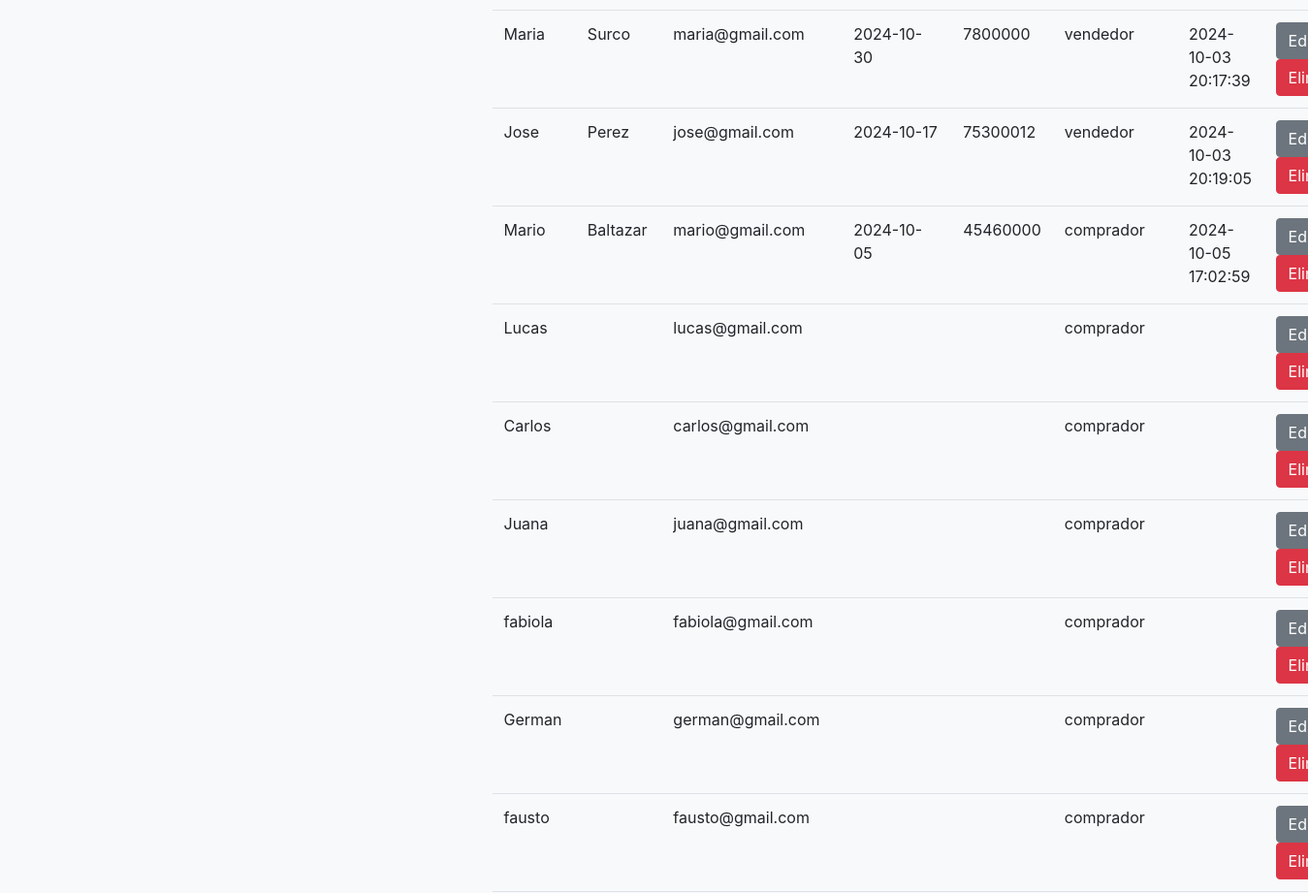
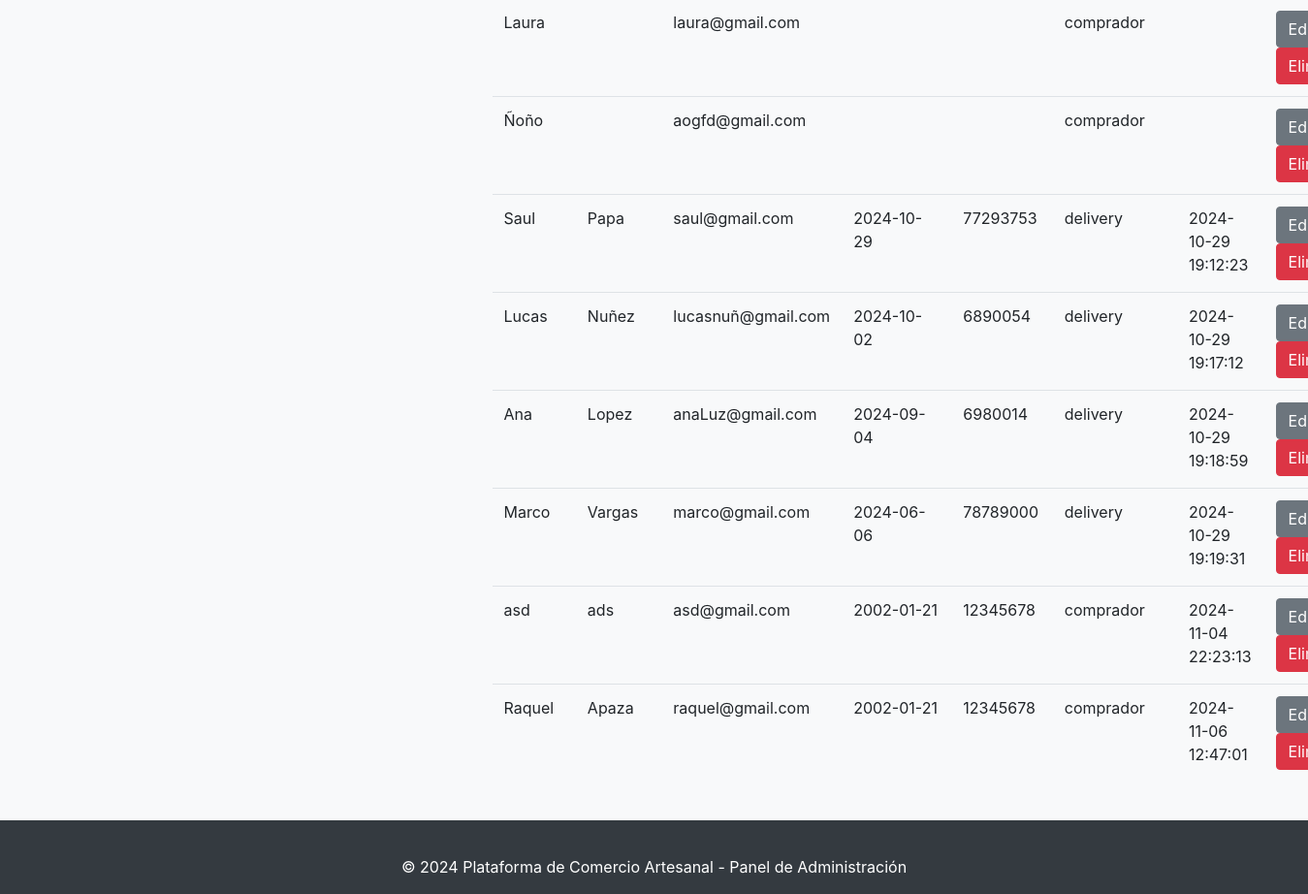
/Dashboard/Funciones_db/Crud_administrador/usuarios/index.php (lower part), run on an earlier commit of the app's database (2 pictures, top to bottom).
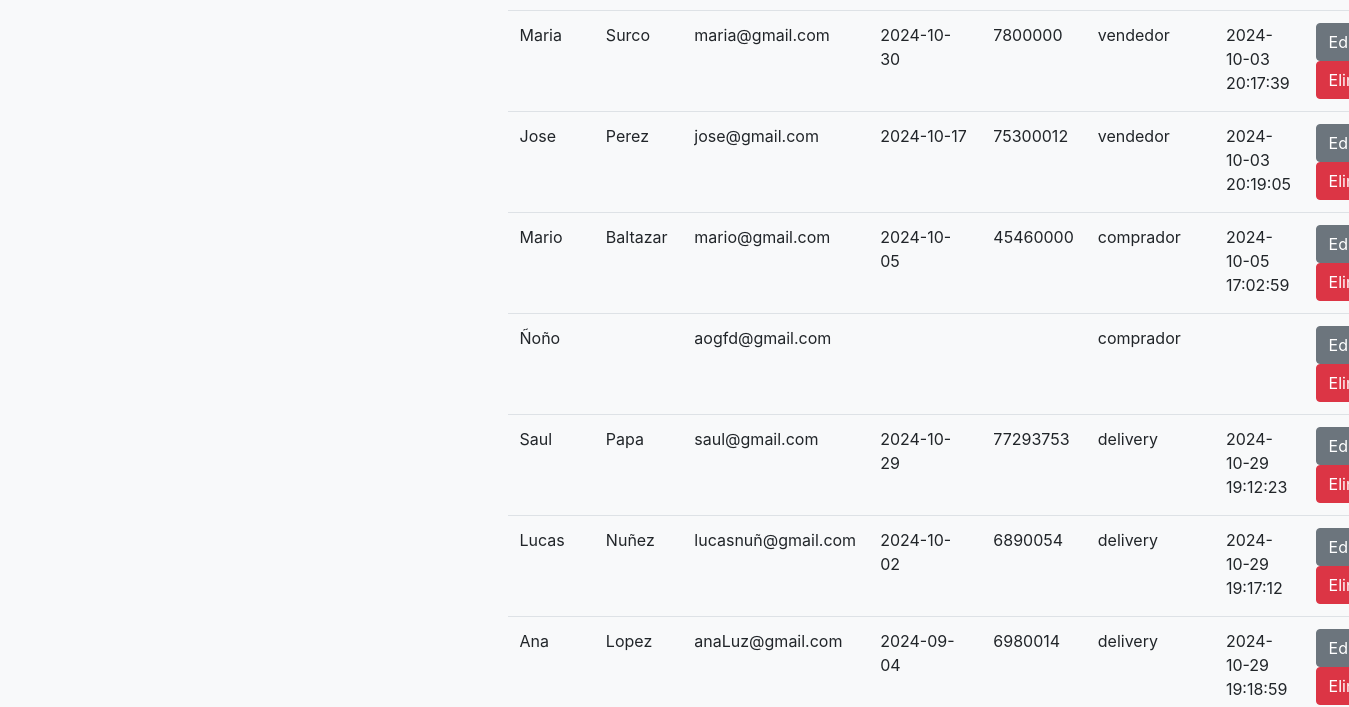
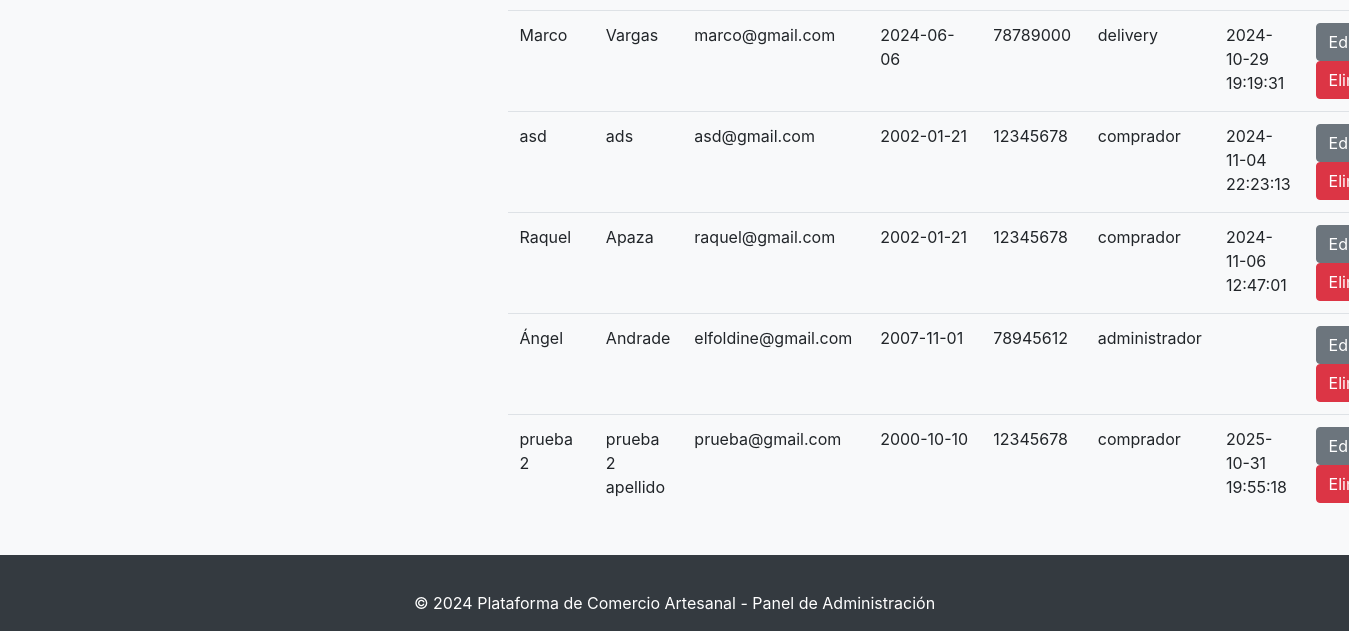
And on a later commit of the database (2 pictures, top to bottom).
### tables this page shows
CREATE TABLE `usuario` (
  `id_usuario` int(11) NOT NULL,
  `nombre` varchar(50) NOT NULL,
  `apellido` varchar(50) NOT NULL,
  `correo` varchar(100) NOT NULL,
  `contraseña` varchar(255) NOT NULL,
  `fecha_naci` date DEFAULT NULL,
  `telefono` varchar(20) DEFAULT NULL,
  `fecha_registro` datetime DEFAULT NULL,
  `estado` enum('Activo','Inactivo','Suspendido','Pendiente') NOT NULL DEFAULT 'Activo',
  `rol` enum('comprador','vendedor','delivery','administrador') NOT NULL
);

### Dashboard/Funciones_db/Crud_administrador/usuarios/index.php (the view, shortened to what this page needs)
<?php include('../includes/db.php'); ?>
<?php include('../includes/header.php'); ?>
<main class="container p-4">
    <div class="row">
        <div class="col-md-4">
        </div>
        <div class="col-md-8">
            <table class="table table-border">
                <tbody>
                    <?php
                    $query = "SELECT u.*, c.nombre AS nombre_comunidad, e.nombre AS nombre_empresa
                              FROM usuario u
                                LEFT JOIN comunario co ON u.id_usuario = co.id_comunario
                                LEFT JOIN comunidad c ON co.id_comunidad = c.id_comunidad
                                LEFT JOIN delivery d ON u.id_usuario = d.id_delivery
                                LEFT JOIN empresa e ON d.id_empresa = e.id_empresa";
                    $result_usuario = mysqli_query($conn, $query);
                    while ($row = mysqli_fetch_assoc($result_usuario)) { ?>
                        <tr>
                            <td><?php echo $row['nombre']; ?></td>
                            <td><?php echo $row['apellido']; ?></td>
                            <td><?php echo $row['correo']; ?></td>
                            <td><?php echo $row['fecha_naci']; ?></td>
                            <td><?php echo $row['telefono']; ?></td>
                            <td><?php echo $row['rol']; ?></td>
                            <td><?php echo $row['fecha_registro']; ?></td>
                            <td>
                                <a href="edit.php?id_usuario=<?php echo $row['id_usuario']; ?>" class="btn btn-secondary">Editar</a>
                                <a href="delete.php?id_usuario=<?php echo $row['id_usuario']; ?>" class="btn btn-danger">Eliminar</a>
                            </td>
                        </tr>
                    <?php } ?>
                </tbody>
            </table>
        </div>
    </div>
</main>
<?php include('../includes/footer.php'); ?>

What changed in the data, as far as the page shows it:
removed usuario: nombre "Lucas", correo "lucas@gmail.com", rol "comprador"
removed usuario: nombre "Carlos", correo "carlos@gmail.com", rol "comprador"
removed usuario: nombre "Juana", correo "juana@gmail.com", rol "comprador"
removed usuario: nombre "fabiola", correo "fabiola@gmail.com", rol "comprador"
removed usuario: nombre "German", correo "german@gmail.com", rol "comprador"
removed usuario: nombre "fausto", correo "fausto@gmail.com", rol "comprador"
removed usuario: nombre "Laura", correo "laura@gmail.com", rol "comprador"
added usuario: nombre "Ángel", apellido "Andrade", correo "elfoldine@gmail.com", fecha_naci "2007-11-01", telefono "78945612", rol "administrador"
added usuario: nombre "prueba 2", apellido "prueba 2 apellido", correo "prueba@gmail.com", fecha_naci "2000-10-10", telefono "12345678", rol "comprador", fecha_registro "2025-10-31 19:55:18"
